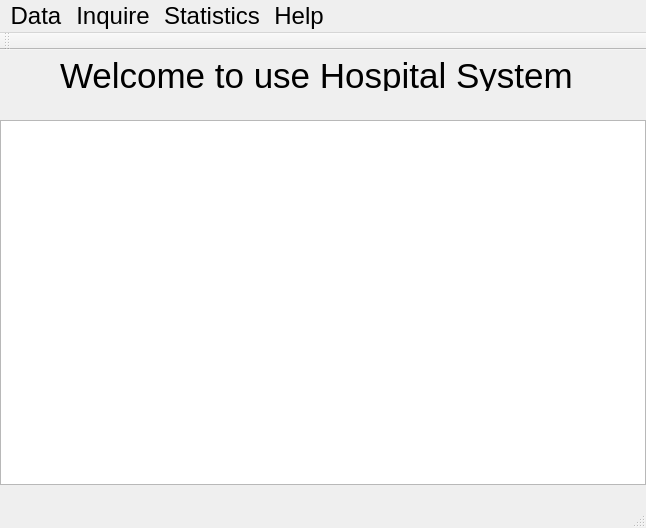
<?xml version="1.0" encoding="UTF-8"?>
<ui version="4.0">
 <class>MainWindow</class>
 <widget class="QMainWindow" name="MainWindow">
  <property name="geometry">
   <rect>
    <x>0</x>
    <y>0</y>
    <width>646</width>
    <height>528</height>
   </rect>
  </property>
  <property name="minimumSize">
   <size>
    <width>646</width>
    <height>0</height>
   </size>
  </property>
  <property name="font">
   <font>
    <pointsize>18</pointsize>
   </font>
  </property>
  <property name="windowTitle">
   <string>MainWindow</string>
  </property>
  <widget class="QWidget" name="centralWidget">
   <widget class="QLabel" name="label">
    <property name="geometry">
     <rect>
      <x>60</x>
      <y>10</y>
      <width>521</width>
      <height>31</height>
     </rect>
    </property>
    <property name="font">
     <font>
      <pointsize>26</pointsize>
     </font>
    </property>
    <property name="cursor">
     <cursorShape>IBeamCursor</cursorShape>
    </property>
    <property name="text">
     <string>Welcome to use Hospital System</string>
    </property>
   </widget>
   <widget class="QLabel" name="picture">
    <property name="geometry">
     <rect>
      <x>0</x>
      <y>70</y>
      <width>646</width>
      <height>365</height>
     </rect>
    </property>
    <property name="text">
     <string/>
    </property>
   </widget>
   <widget class="QTableView" name="tableView">
    <property name="geometry">
     <rect>
      <x>0</x>
      <y>70</y>
      <width>646</width>
      <height>365</height>
     </rect>
    </property>
   </widget>
  </widget>
  <widget class="QMenuBar" name="menuBar">
   <property name="geometry">
    <rect>
     <x>0</x>
     <y>0</y>
     <width>646</width>
     <height>38</height>
    </rect>
   </property>
   <widget class="QMenu" name="menuData">
    <property name="font">
     <font>
      <pointsize>18</pointsize>
     </font>
    </property>
    <property name="title">
     <string>Data</string>
    </property>
    <addaction name="separator"/>
    <addaction name="actionRandom_Generate"/>
    <addaction name="separator"/>
    <addaction name="actionInput"/>
    <addaction name="separator"/>
    <addaction name="actionDelete"/>
    <addaction name="separator"/>
    <addaction name="actionClear"/>
    <addaction name="separator"/>
   </widget>
   <widget class="QMenu" name="menuStatistics">
    <property name="font">
     <font>
      <pointsize>18</pointsize>
     </font>
    </property>
    <property name="title">
     <string>Statistics</string>
    </property>
    <addaction name="separator"/>
    <addaction name="actionOne_Wait_Time"/>
    <addaction name="separator"/>
    <addaction name="actionAverage_Wait_Time"/>
    <addaction name="separator"/>
    <addaction name="actionLongest_Wait_Time"/>
   </widget>
   <widget class="QMenu" name="menuInquire">
    <property name="font">
     <font>
      <pointsize>18</pointsize>
     </font>
    </property>
    <property name="title">
     <string>Inquire</string>
    </property>
    <addaction name="separator"/>
    <addaction name="actionIs_Full"/>
    <addaction name="separator"/>
    <addaction name="actionIs_Empty"/>
   </widget>
   <widget class="QMenu" name="menuHelp">
    <property name="font">
     <font>
      <pointsize>18</pointsize>
     </font>
    </property>
    <property name="title">
     <string>Help</string>
    </property>
    <addaction name="separator"/>
    <addaction name="actionAbout_Program"/>
    <addaction name="separator"/>
    <addaction name="actionAbout_me"/>
   </widget>
   <addaction name="menuData"/>
   <addaction name="menuInquire"/>
   <addaction name="menuStatistics"/>
   <addaction name="menuHelp"/>
  </widget>
  <widget class="QToolBar" name="mainToolBar">
   <attribute name="toolBarArea">
    <enum>TopToolBarArea</enum>
   </attribute>
   <attribute name="toolBarBreak">
    <bool>false</bool>
   </attribute>
  </widget>
  <widget class="QStatusBar" name="statusBar"/>
  <action name="actionRandom_Generate">
   <property name="text">
    <string>Random Generate</string>
   </property>
   <property name="font">
    <font/>
   </property>
  </action>
  <action name="actionInput">
   <property name="text">
    <string>Input</string>
   </property>
  </action>
  <action name="actionDelete">
   <property name="text">
    <string>Delete</string>
   </property>
  </action>
  <action name="actionClear">
   <property name="text">
    <string>Clear</string>
   </property>
  </action>
  <action name="actionIs_Full">
   <property name="text">
    <string>Is Full</string>
   </property>
  </action>
  <action name="actionIs_Empty">
   <property name="text">
    <string>Is Empty</string>
   </property>
  </action>
  <action name="actionAverage_Wait_Time">
   <property name="text">
    <string>Average Wait Time</string>
   </property>
  </action>
  <action name="actionAbout_Program">
   <property name="text">
    <string>About Program</string>
   </property>
  </action>
  <action name="actionAbout_me">
   <property name="text">
    <string>About Me</string>
   </property>
  </action>
  <action name="actionOne_Wait_Time">
   <property name="text">
    <string>One Wait Time</string>
   </property>
  </action>
  <action name="actionLongest_Wait_Time">
   <property name="text">
    <string>Longest Wait Time</string>
   </property>
  </action>
 </widget>
 <layoutdefault spacing="6" margin="11"/>
 <resources/>
 <connections/>
</ui>
